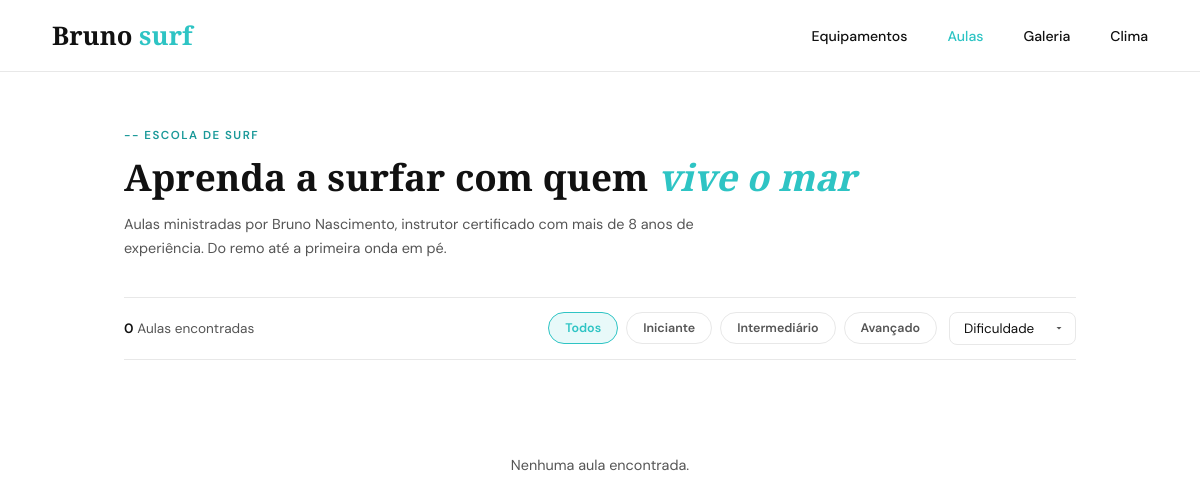
Before: /escola.php with the older database file.
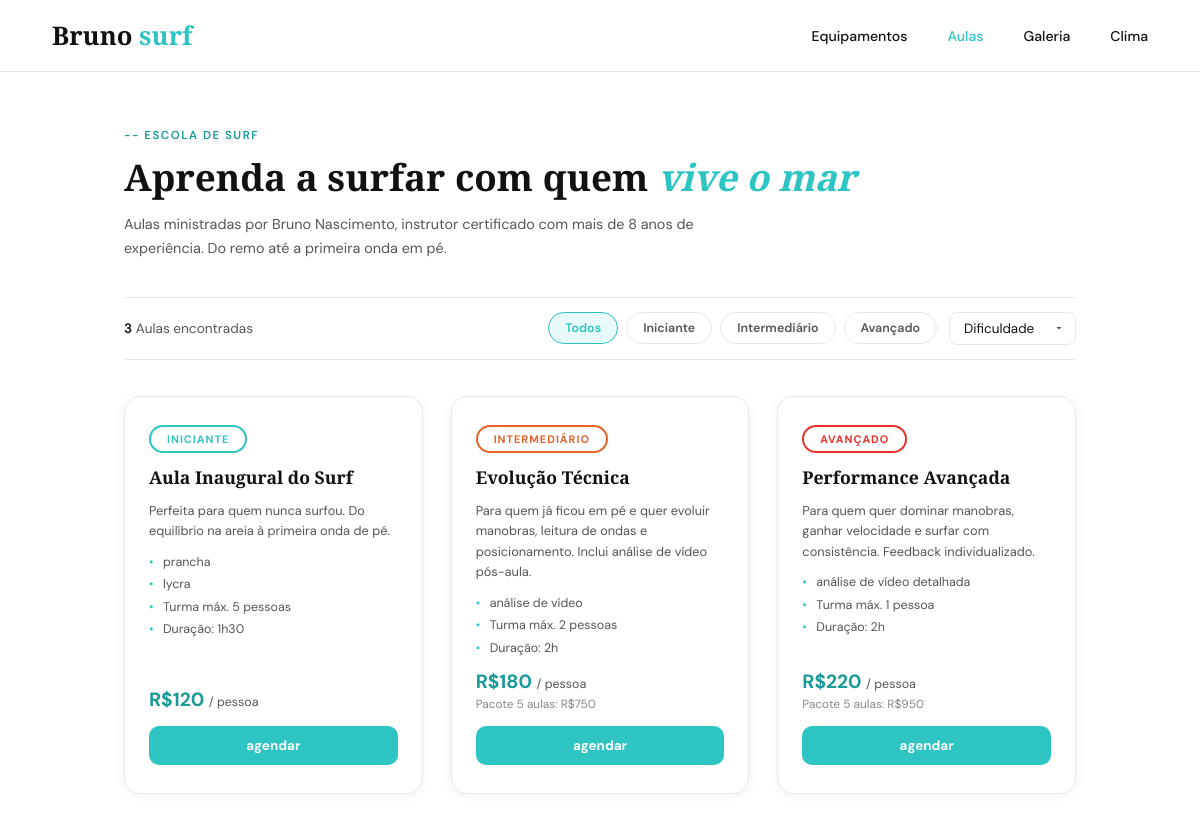
After: the same page with the newer database file.
### tables this page shows
CREATE TABLE `aulas` (
  `id` int(11) NOT NULL,
  `nivel` varchar(20) NOT NULL,
  `titulo` varchar(100) NOT NULL,
  `descricao` text DEFAULT NULL,
  `duracao_minutos` int(11) NOT NULL,
  `max_alunos` int(11) NOT NULL DEFAULT 5,
  `preco_individual` decimal(10,2) NOT NULL,
  `preco_pacote5` decimal(10,2) DEFAULT NULL,
  `itens_inclusos` text DEFAULT NULL,
  `disponivel` tinyint(1) NOT NULL DEFAULT 1,
  `data_cadastro` datetime NOT NULL DEFAULT current_timestamp()
);

### escola.php (the view, shortened to what this page needs)
<?php
$nivel = $_GET['nivel'] ?? '';
$ordem = $_GET['ordem'] ?? 'dificuldade';
$where  = ['disponivel = TRUE'];
$params = [];
$order_map = [
    'dificuldade' => "FIELD(nivel,'iniciante','intermediario','avancado')",
    'preco_asc'   => 'preco_individual ASC',
    'preco_desc'  => 'preco_individual DESC',
    'duracao'     => 'duracao_minutos ASC',
];
$order_sql = $order_map[$ordem] ?? $order_map['dificuldade'];
$where_sql = implode(' AND ', $where);
try {
    $pdo = conectar();
    $stmt_total = $pdo->prepare("SELECT COUNT(*) FROM aulas WHERE $where_sql");
    $stmt_total->execute($params);
    $total = (int)$stmt_total->fetchColumn();
    $stmt = $pdo->prepare("SELECT * FROM aulas WHERE $where_sql ORDER BY $order_sql");
    $stmt->execute($params);
    $aulas = $stmt->fetchAll();
} catch (PDOException $e) {
    $aulas = [];
    $total = 0;
    $erro  = htmlspecialchars($e->getMessage());
}
function esc(string $v): string { return htmlspecialchars($v, ENT_QUOTES, 'UTF-8'); }
function brl(float $v): string  { return 'R$' . number_format($v, 0, ',', '.'); }
$nivel_label = ['iniciante' => 'Iniciante', 'intermediario' => 'Intermediário', 'avancado' => 'Avançado'];
$nivel_color = ['iniciante' => '#2ec4c4', 'intermediario' => '#e8622a', 'avancado' => '#e8322a'];
?>
<!DOCTYPE html>
<html lang="pt-BR">
<head>
<link rel="stylesheet" href="css/aulas.css">
</head>
<body>
<nav>
  <a href="index.php" class="logo">Bruno <span>surf</span></a>
  <ul class="nav-links">
    <li><a href="equipamentos.php">Equipamentos</a></li>
    <li><a href="escola.php" class="active">Aulas</a></li>
    <li><a href="galeria.php">Galeria</a></li>
    <li><a href="clima.php">Clima</a></li>
  </ul>
</nav>
<div class="page">
  <p class="eyebrow">Escola de Surf</p>
  <h1 class="page-title">Aprenda a surfar com quem <em>vive o mar</em></h1>
  <p class="page-desc">Aulas ministradas por Bruno Nascimento, instrutor certificado com mais de 8 anos de experiência. Do remo até a primeira onda em pé.</p>
  <div class="toolbar">
    <span class="toolbar-count"><strong><?= $total ?></strong> Aula<?= $total !== 1 ? 's' : '' ?> encontrada<?= $total !== 1 ? 's' : '' ?></span>
    <div class="toolbar-right">
      <div class="nivel-tabs">
        <a class="tab <?= $nivel === '' ? 'tab-all' : '' ?>"
           href="aulas.php?ordem=<?= esc($ordem) ?>"
           style="<?= $nivel === '' ? 'border-color:var(--teal);color:var(--teal);background:#e8f9f9' : '' ?>">Todos</a>
        <?php foreach (['iniciante','intermediario','avancado'] as $n): ?>
          <a class="tab <?= $nivel === $n ? 'active-'.$n : '' ?>"
             href="aulas.php?nivel=<?= $n ?>&ordem=<?= esc($ordem) ?>">
            <?= $nivel_label[$n] ?>
          </a>
        <?php endforeach; ?>
      </div>
      <select class="select-ordem"
              onchange="window.location='aulas.php?<?= $nivel ? 'nivel='.esc($nivel).'&' : '' ?>ordem='+this.value">
        <option value="dificuldade" <?= $ordem==='dificuldade'?'selected':'' ?>>Dificuldade</option>
      </select>
    </div>
  </div>
  <div class="cards-grid">
    <?php if (empty($aulas)): ?>
      <div class="no-results">Nenhuma aula encontrada.</div>
    <?php else: ?>
      <?php foreach ($aulas as $a):
        $cor   = $nivel_color[$a['nivel']] ?? '#2ec4c4';
        $label = $nivel_label[$a['nivel']] ?? $a['nivel'];
        $itens = array_filter(array_map('trim', explode(',', $a['itens_inclusos'] ?? '')));
      ?>
      <div class="aula-card">
        <span class="badge" style="border-color:<?= $cor ?>;color:<?= $cor ?>"><?= esc($label) ?></span>
        <h3 class="card-titulo"><?= esc($a['titulo']) ?></h3>
        <p class="card-desc"><?= esc($a['descricao']) ?></p>
        <?php if (!empty($itens)): ?>
        <ul class="card-lista">
          <?php foreach ($itens as $item): ?>
            <li><?= esc($item) ?></li>
          <?php endforeach; ?>
          <li>Turma máx. <?= (int)$a['max_alunos'] ?> pessoa<?= $a['max_alunos'] > 1 ? 's' : '' ?></li>
          <li>Duração: <?= (int)$a['duracao_minutos'] >= 60
              ? floor($a['duracao_minutos']/60).'h'.($a['duracao_minutos']%60 ? str_pad($a['duracao_minutos']%60,2,'0',STR_PAD_LEFT) : '')
              : $a['duracao_minutos'].'min' ?></li>
        </ul>
        <?php endif; ?>
        <div class="card-footer">
          <div class="card-preco"><?= brl($a['preco_individual']) ?> <span>/ pessoa</span></div>
          <?php if (!empty($a['preco_pacote5'])): ?>
            <div class="card-pacote">Pacote 5 aulas: <?= brl($a['preco_pacote5']) ?></div>
          <?php endif; ?>
          <a class="btn-agendar" href="agendamento.php?aula_id=<?= (int)$a['id'] ?>">agendar</a>
        </div>
      </div>
      <?php endforeach; ?>
    <?php endif; ?>
  </div>
</div>
</body>
</html>

Changed rows visible on the page:
added aulas: nivel "INICIANTE", titulo "Aula Inaugural do Surf", descricao "Perfeita para quem nunca surfou. Do equilíbrio na areia à primeira onda de pé.", itens_inclusos "prancha", itens_inclusos "lycra", max_alunos "5", floor($a['duracao_minutos']/60) "1", duracao_minutos "30", preco_individual "R$120"
added aulas: nivel "INTERMEDIÁRIO", titulo "Evolução Técnica", descricao "Para quem já ficou em pé e quer evoluir manobras, leitura de ondas e posicionamento. Inclui análise de vídeo pós-aula.", itens_inclusos "análise de vídeo", max_alunos "2", floor($a['duracao_minutos']/60) "2", preco_individual "R$180", preco_pacote5 "R$750"
added aulas: nivel "AVANÇADO", titulo "Performance Avançada", descricao "Para quem quer dominar manobras, ganhar velocidade e surfar com consistência. Feedback individualizado.", itens_inclusos "análise de vídeo detalhada", max_alunos "1", floor($a['duracao_minutos']/60) "2", preco_individual "R$220", preco_pacote5 "R$950"
Other visible differences:
$total: "0" → "3"
text no longer shown: "Nenhuma aula encontrada."
